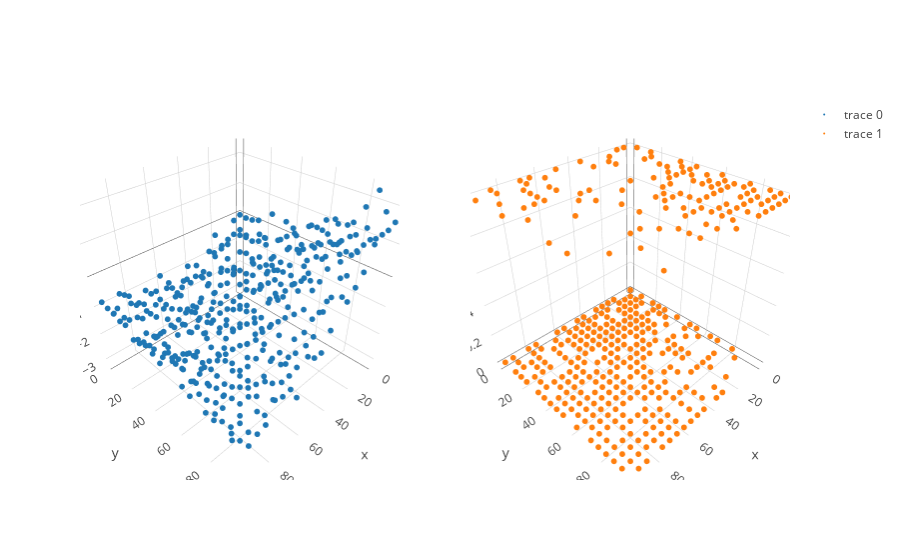

Notebook code cell kept with this figure:
### Code cell
X = sim.sim_X_equispaced(D = 2, N_dim = 20, lower=0, upper=100)
f = sim.sim_f(X, RBF(50., 1., .1), mu = 0.)
y = np.random.binomial(1, expit(f))

trace_func = go.Scatter3d(x = X[:,0], y = X[:,1], z=f, mode = 'markers', marker=dict(size = 2,))
trace_draws = go.Scatter3d(x = X[:,0], y = X[:,1], z=y, mode = 'markers', marker=dict(size = 2,))
fig = tools.make_subplots(rows=1, cols=2, specs=[[{'is_3d': True}, {'is_3d': True}]])
fig.append_trace(trace_func, 1, 1)
fig.append_trace(trace_draws, 1, 2)
iplot(fig)

### Figure 1 — Plotly figure (JSON) as saved in the notebook; plotly's stock layout.template omitted (floating-point values rounded to 4 significant figures; data arrays with more than 128 entries replaced by an {"elided": "..."} marker saying what was removed)
{"data": [{"marker": {"size": 2}, "mode": "markers", "scene": "scene1", "type": "scatter3d", "x": {"elided": "400 int values"}, "y": {"elided": "400 int values"}, "z": {"elided": "400 float values"}}, {"marker": {"size": 2}, "mode": "markers", "scene": "scene2", "type": "scatter3d", "x": {"elided": "400 int values"}, "y": {"elided": "400 int values"}, "z": {"elided": "400 int values"}}], "layout": {"scene1": {"domain": {"x": [0, 0.45], "y": [0, 1]}}, "scene2": {"domain": {"x": [0.55, 1], "y": [0, 1]}}}}
